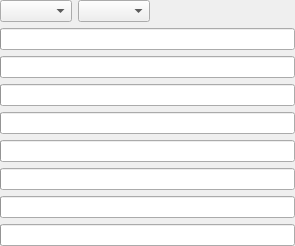
<?xml version="1.0" encoding="UTF-8"?>
<ui version="4.0">
 <class>GradualBlurForm</class>
 <widget class="QWidget" name="GradualBlurForm">
  <property name="geometry">
   <rect>
    <x>0</x>
    <y>0</y>
    <width>295</width>
    <height>236</height>
   </rect>
  </property>
  <layout class="QVBoxLayout" name="MainLayout">
   <property name="leftMargin">
    <number>0</number>
   </property>
   <property name="topMargin">
    <number>0</number>
   </property>
   <property name="rightMargin">
    <number>0</number>
   </property>
   <property name="bottomMargin">
    <number>0</number>
   </property>
   <item>
    <widget class="QWidget" name="widget" native="true">
     <layout class="QHBoxLayout" name="horizontalLayout">
      <property name="sizeConstraint">
       <enum>QLayout::SetFixedSize</enum>
      </property>
      <property name="leftMargin">
       <number>0</number>
      </property>
      <property name="topMargin">
       <number>0</number>
      </property>
      <property name="rightMargin">
       <number>0</number>
      </property>
      <property name="bottomMargin">
       <number>0</number>
      </property>
      <item>
       <widget class="ptChoice" name="Mode"/>
      </item>
      <item>
       <widget class="ptChoice" name="Shape"/>
      </item>
      <item>
       <spacer name="horizontalSpacer">
        <property name="orientation">
         <enum>Qt::Horizontal</enum>
        </property>
        <property name="sizeHint" stdset="0">
         <size>
          <width>10</width>
          <height>5</height>
         </size>
        </property>
       </spacer>
      </item>
     </layout>
    </widget>
   </item>
   <item>
    <widget class="ptInput" name="Radius"/>
   </item>
   <item>
    <widget class="ptInput" name="LowerLevel"/>
   </item>
   <item>
    <widget class="ptInput" name="UpperLevel"/>
   </item>
   <item>
    <widget class="ptInput" name="Softness"/>
   </item>
   <item>
    <widget class="ptInput" name="Angle"/>
   </item>
   <item>
    <widget class="ptInput" name="Roundness"/>
   </item>
   <item>
    <widget class="ptInput" name="CenterX"/>
   </item>
   <item>
    <widget class="ptInput" name="CenterY"/>
   </item>
  </layout>
 </widget>
 <customwidgets>
  <customwidget>
   <class>ptInput</class>
   <extends>QProgressBar</extends>
   <header>ptInput.h</header>
  </customwidget>
  <customwidget>
   <class>ptChoice</class>
   <extends>QComboBox</extends>
   <header>ptChoice.h</header>
  </customwidget>
 </customwidgets>
 <resources/>
 <connections/>
</ui>
